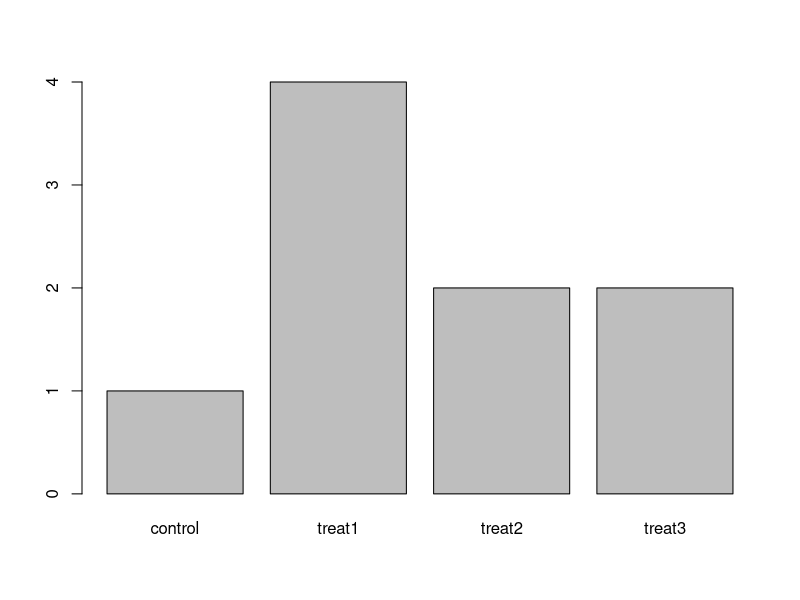
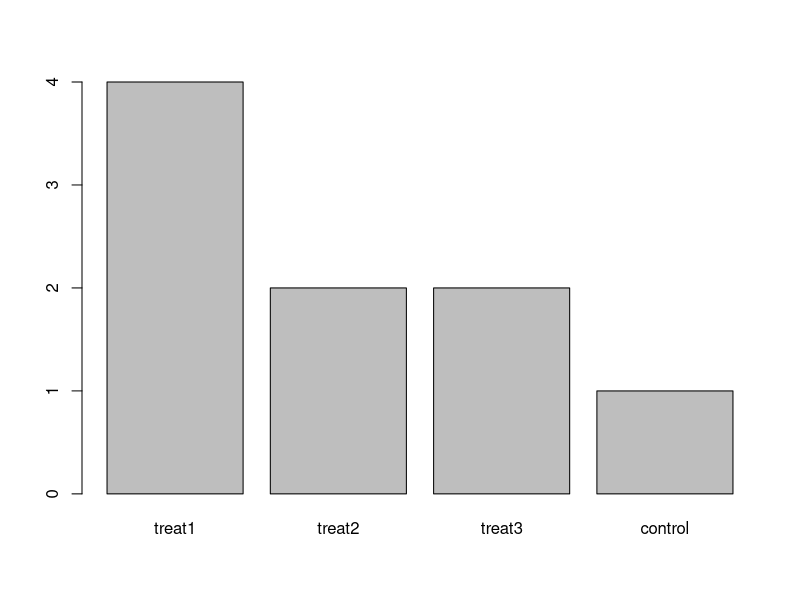

R code for these plots, in order:
## ---- chunk 1
# Looking at metadata
## ---- chunk 2
metadata <- read.csv('data/Ecoli_metadata.csv')
## ---- chunk 3
(metadata <- read.csv('data/Ecoli_metadata.csv'))
## ---- chunk 4
head(metadata)
## ---- chunk 5
str(metadata)
## ---- chunk 6
### Factors
## ---- chunk 7
citrate <- factor(c("plus", "minus", "minus", "plus"))
## ---- chunk 8
## Question: How can you recreate this plot but by having "control"
## being listed last instead of first?
exprmt <- factor(c("treat1", "treat2", "treat1", "treat3", "treat1", "control",
                   "treat1", "treat2", "treat3"))
table(exprmt)
barplot(table(exprmt))
## ---- chunk 9
exprmt <- factor(exprmt, levels=c("treat1", "treat2", "treat3", "control"))
barplot(table(exprmt))
